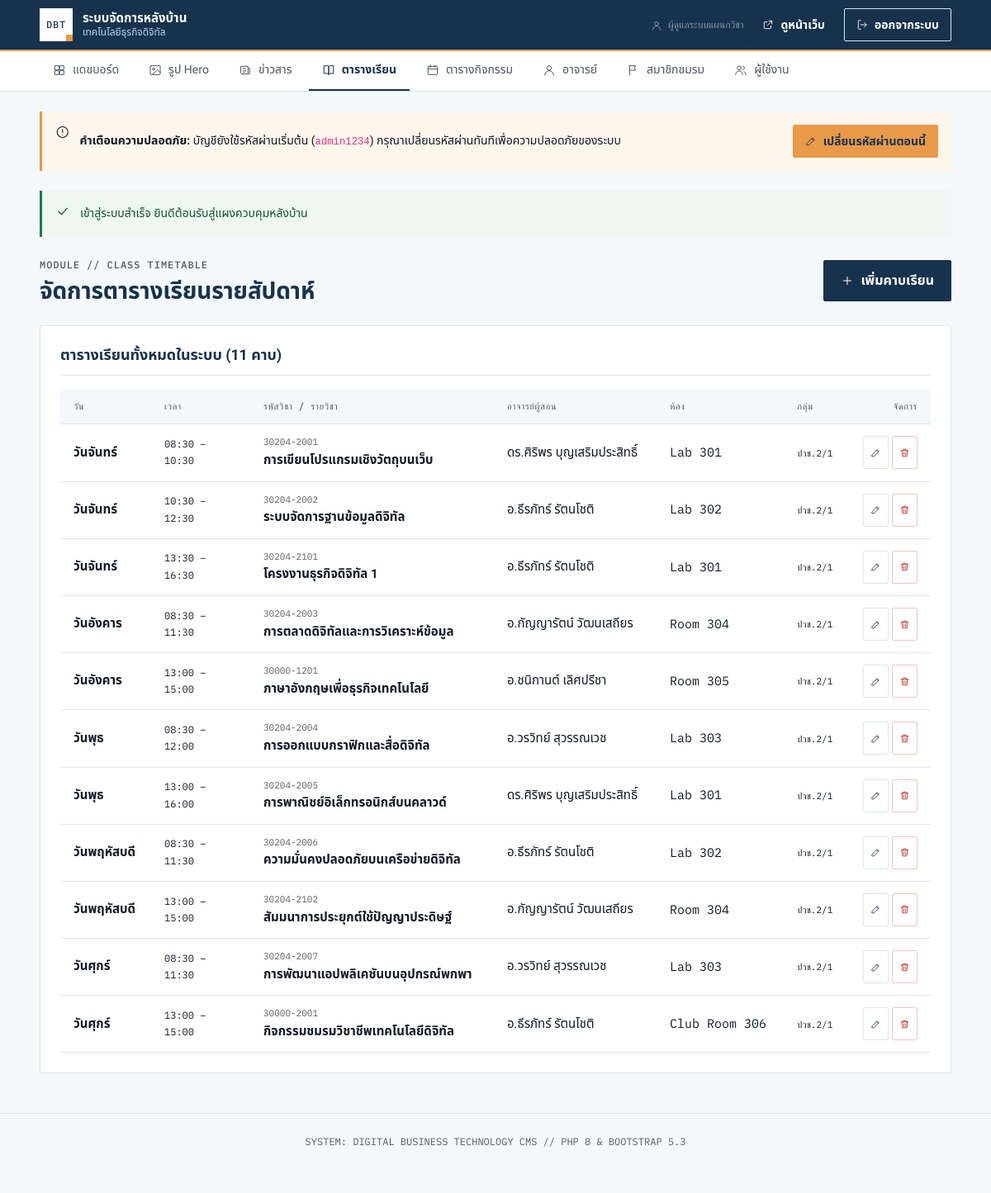
The page /admin/classes.php (signed in) on the database its author committed.
### tables this page shows
CREATE TABLE `users` (
  `id` INT AUTO_INCREMENT PRIMARY KEY,
  `username` VARCHAR(50) NOT NULL UNIQUE,
  `password_hash` VARCHAR(255) NOT NULL,
  `full_name` VARCHAR(100) NOT NULL,
  `role` VARCHAR(20) NOT NULL DEFAULT 'admin',
  `created_at` TIMESTAMP DEFAULT CURRENT_TIMESTAMP
);

CREATE TABLE `class_schedule` (
  `id` INT AUTO_INCREMENT PRIMARY KEY,
  `day_of_week` TINYINT NOT NULL COMMENT '1=จันทร์, 2=อังคาร, 3=พุธ, 4=พฤหัสบดี, 5=ศุกร์',
  `time_start` TIME NOT NULL,
  `time_end` TIME NOT NULL,
  `subject_code` VARCHAR(20) NOT NULL,
  `subject_name` VARCHAR(100) NOT NULL,
  `teacher_name` VARCHAR(100) NOT NULL,
  `room` VARCHAR(50) NOT NULL,
  `class_group` VARCHAR(50) NOT NULL DEFAULT 'ปวช.2/1',
  INDEX `idx_sched_day` (`day_of_week`)
);

### includes/db.php (called while the page is built, shortened)
<?php
function db(): PDO
{
    static $pdo = null;
    if ($pdo === null) {
        try {
            $pdo = new PDO(
                'mysql:host=' . DB_HOST . ';dbname=' . DB_NAME . ';charset=utf8mb4',
                DB_USER,
                DB_PASS,
                [
                    PDO::ATTR_ERRMODE            => PDO::ERRMODE_EXCEPTION,
                    PDO::ATTR_DEFAULT_FETCH_MODE => PDO::FETCH_ASSOC,
                    PDO::ATTR_EMULATE_PREPARES   => false,
                ]
            );
        } catch (PDOException $e) {
            http_response_code(500);
            exit('<p style="font-family:sans-serif;padding:2rem">เชื่อมต่อฐานข้อมูลไม่ได้ — ตรวจสอบค่าใน <code>includes/config.php</code> และนำเข้า <code>database/schema.sql</code></p>');
        }
    }
    return $pdo;
}
function execute_query(string $sql, array $params = []): PDOStatement
{
    $st = db()->prepare($sql);
    $st->execute($params);
    return $st;
}
function q(string $sql, array $params = []): PDOStatement
{
    return execute_query($sql, $params);
}

### includes/auth.php (called while the page is built, shortened)
<?php
require_once __DIR__ . '/helpers.php';
function current_user(): ?array
{
    static $user = false;
    if ($user === false) {
        $user = null;
        if (!empty($_SESSION['uid'])) {
            $user = q('SELECT id, username, full_name, role FROM users WHERE id = ?', [$_SESSION['uid']])->fetch() ?: null;
        }
    }
    return $user;
}
function require_login(): array
{
    $u = current_user();
    return $u;
}
function is_using_default_password(): bool
{
    $u = current_user();
    $row = q('SELECT password_hash FROM users WHERE id = ?', [$u['id']])->fetch();
    return $row && password_verify('admin1234', $row['password_hash']);
}

### admin/classes.php (the view, shortened to what this page needs)
<?php
$adminNav = 'classes';
require_once __DIR__ . '/../includes/admin-header.php';
$action = filter_input(INPUT_GET, 'action', FILTER_DEFAULT) ?: 'list';
$editItem = null;
$allSlots = q("
  SELECT * FROM class_schedule
  ORDER BY day_of_week ASC, time_start ASC
")->fetchAll();
?>
<div class="d-flex justify-content-between align-items-center mb-4">
  <div>
    <p class="eyebrow eyebrow-muted mb-1">MODULE // CLASS TIMETABLE</p>
    <h1 style="font-size: 1.75rem; margin: 0;">จัดการตารางเรียนรายสัปดาห์</h1>
  </div>
  <?php if ($action === 'list'): ?>
    <a href="<?= url('admin/classes.php?action=new') ?>" class="btn btn-navy">
      <?= icon('plus', 16) ?>
      <span>เพิ่มคาบเรียน</span>
    </a>
  <?php endif; ?>
</div>
<?php if ($action === 'new' || $action === 'edit'): ?>
  <!-- ====================================================================
       ADD / EDIT FORM
       ==================================================================== -->
  <div class="admin-card">
    <div class="admin-card-head">
      <h3><?= $action === 'edit' ? 'แก้ไขคาบเรียน #' . $editItem['id'] : 'เพิ่มคาบเรียนใหม่' ?></h3>
    </div>
    <form method="POST" action="<?= url('admin/classes.php') ?>">
      <?= csrf_field() ?>
      <input type="hidden" name="sub_action" value="save">
      <?php if ($editItem): ?>
        <input type="hidden" name="id" value="<?= $editItem['id'] ?>">
      <?php endif; ?>
      <div class="row g-3">
        <div class="col-12 col-md-4">
          <label for="day_of_week" class="form-label">วันในสัปดาห์ <span class="req">*</span></label>
          <select name="day_of_week" id="day_of_week" class="form-select" required>
            <?php for ($d = 1; $d <= 5; $d++): ?>
              <?php
              $selected = (int) ($_POST['day_of_week'] ?? $editItem['day_of_week'] ?? 1) === $d ? 'selected' : '';
              ?>
              <option value="<?= $d ?>" <?= $selected ?>>วัน<?= TH_DAYS[$d] ?></option>
            <?php endfor; ?>
          </select>
        </div>
        <div class="col-6 col-md-4">
          <label for="time_start" class="form-label">เวลาเริ่มเรียน <span class="req">*</span></label>
          <input type="time"
                 name="time_start"
                 id="time_start"
                 class="form-control mono"
                 value="<?= e($_POST['time_start'] ?? $editItem['time_start'] ?? '08:30') ?>"
                 required>
        </div>
        <div class="col-6 col-md-4">
          <label for="time_end" class="form-label">เวลาสิ้นสุด <span class="req">*</span></label>
          <input type="time"
                 name="time_end"
                 id="time_end"
                 class="form-control mono"
                 value="<?= e($_POST['time_end'] ?? $editItem['time_end'] ?? '10:30') ?>"
                 required>
        </div>
        <div class="col-12 col-md-4">
          <label for="subject_code" class="form-label">รหัสวิชา</label>
          <input type="text"
                 name="subject_code"
                 id="subject_code"
                 class="form-control mono"
                 placeholder="30204-2001"
                 value="<?= e($_POST['subject_code'] ?? $editItem['subject_code'] ?? '') ?>">
        </div>
        <div class="col-12 col-md-8">
          <label for="subject_name" class="form-label">ชื่อวิชา <span class="req">*</span></label>
          <input type="text"
                 name="subject_name"
                 id="subject_name"
                 class="form-control"
                 placeholder="การเขียนโปรแกรมเชิงวัตถุบนเว็บ"
                 value="<?= e($_POST['subject_name'] ?? $editItem['subject_name'] ?? '') ?>"
                 required>
        </div>
        <div class="col-12 col-md-4">
          <label for="teacher_name" class="form-label">อาจารย์ผู้สอน</label>
          <input type="text"
                 name="teacher_name"
                 id="teacher_name"
                 class="form-control"
                 placeholder="ดร.ศิริพร บุญเสริมประสิทธิ์"
                 value="<?= e($_POST['teacher_name'] ?? $editItem['teacher_name'] ?? '') ?>">
        </div>
        <div class="col-6 col-md-4">
          <label for="room" class="form-label">ห้องเรียน / ห้องปฏิบัติการ</label>
          <input type="text"
                 name="room"
                 id="room"
                 class="form-control"
                 placeholder="Lab 301"
                 value="<?= e($_POST['room'] ?? $editItem['room'] ?? '') ?>">
        </div>
        <div class="col-6 col-md-4">
          <label for="class_group" class="form-label">กลุ่มเรียน / ชั้นปี</label>
          <input type="text"
                 name="class_group"
                 id="class_group"
                 class="form-control"
                 placeholder="ปวช.2/1"
                 value="<?= e($_POST['class_group'] ?? $editItem['class_group'] ?? 'ปวช.2/1') ?>">
        </div>
      </div>
      <div class="mt-4 pt-3 border-top d-flex justify-content-end gap-2">
        <a href="<?= url('admin/classes.php') ?>" class="btn btn-line">ยกเลิก</a>
        <button type="submit" class="btn btn-navy">
          <?= icon('check', 16) ?>
          <span>บันทึกข้อมูล</span>
        </button>
      </div>
    </form>
  </div>
<?php else: ?>
  <div class="admin-card">
    <div class="admin-card-head">
      <h3>ตารางเรียนทั้งหมดในระบบ (<?= count($allSlots) ?> คาบ)</h3>
    </div>
    <div class="table-responsive">
      <table class="admin-table">
        <thead>
          <tr>
            <th style="width: 110px;">วัน</th>
            <th style="width: 120px;">เวลา</th>
            <th>รหัสวิชา / รายวิชา</th>
            <th>อาจารย์ผู้สอน</th>
            <th>ห้อง</th>
            <th>กลุ่ม</th>
            <th class="text-end" style="width: 100px;">จัดการ</th>
          </tr>
        </thead>
        <tbody>
          <?php if (empty($allSlots)): ?>
            <tr>
              <td colspan="7" class="text-center py-4 text-muted">ยังไม่มีคาบเรียนในตาราง</td>
            </tr>
          <?php else: ?>
            <?php foreach ($allSlots as $s): ?>
              <tr>
                <td>
                  <span class="fw-bold text-navy">วัน<?= TH_DAYS[$s['day_of_week']] ?? $s['day_of_week'] ?></span>
                </td>
                <td class="mono" style="font-size: 12px;">
                  <?= hm($s['time_start']) ?> – <?= hm($s['time_end']) ?>
                </td>
                <td>
                  <span class="mono text-muted d-block" style="font-size: 11px;"><?= e($s['subject_code']) ?></span>
                  <span class="fw-bold"><?= e($s['subject_name']) ?></span>
                </td>
                <td><?= e($s['teacher_name']) ?></td>
                <td><span class="mono"><?= e($s['room']) ?></span></td>
                <td><span class="mono" style="font-size: 11px;"><?= e($s['class_group']) ?></span></td>
                <td class="text-end">
                  <div class="d-inline-flex gap-1">
                    <a href="<?= url('admin/classes.php?action=edit&id=' . $s['id']) ?>" class="btn btn-sm btn-line py-1 px-2" title="แก้ไข">
                      <?= icon('pencil', 13) ?>
                    </a>
                    <form method="POST" action="<?= url('admin/classes.php') ?>" class="d-inline">
                      <button type="submit"
                              class="btn btn-sm btn-danger-line py-1 px-2"
                              title="ลบ"
                              data-confirm="ยืนยันการลบคาบเรียนนี้?">
                        <?= icon('trash', 13) ?>
                      </button>
                    </form>
                  </div>
                </td>
              </tr>
            <?php endforeach; ?>
          <?php endif; ?>
        </tbody>
      </table>
    </div>
  </div>
<?php endif; ?>
<?php require_once __DIR__ . '/../includes/admin-footer.php'; ?>

### includes/admin-header.php (shortened to what this page needs)
<?php
require_once __DIR__ . '/helpers.php';
require_once __DIR__ . '/auth.php';
require_login();
$currentUser = current_user();
$adminNav = $adminNav ?? '';
$flash = flash();
?>
<!DOCTYPE html>
<html lang="th">
<head>
  <link href="https://cdn.jsdelivr.net/npm/bootstrap@5.3.3/dist/css/bootstrap.min.css" rel="stylesheet">
  <link rel="stylesheet" href="<?= url('assets/css/site.css') ?>">
  <link rel="stylesheet" href="<?= url('assets/css/admin.css') ?>">
</head>
<body style="padding-bottom: 40px; background-color: var(--c-bg-alt);">
<header class="admin-header py-2">
  <div class="container-xl d-flex align-items-center justify-content-between">
    <div class="d-flex align-items-center gap-3">
      <a href="<?= url('admin/index.php') ?>" class="brand text-white text-decoration-none">
        <div class="brand-mark">DBT</div>
        <div class="brand-text">
          <span class="brand-name text-white">ระบบจัดการหลังบ้าน</span>
          <span class="brand-sub" style="color: var(--c-blue-300);"><?= e(SITE_NAME) ?></span>
        </div>
      </a>
    </div>
    <div class="d-flex align-items-center gap-2">
      <span class="text-white-50 d-none d-md-inline mono" style="font-size: 12px;">
        <?= icon('user', 14) ?> <?= e($currentUser['full_name'] ?? $currentUser['username'] ?? 'Admin') ?>
      </span>
      <a href="<?= url('index.php') ?>" class="btn btn-sm btn-navy" target="_blank" title="ดูหน้าเว็บจริง">
        <?= icon('external', 14) ?>
        <span class="d-none d-sm-inline">ดูหน้าเว็บ</span>
      </a>
      <a href="<?= url('logout.php') ?>" class="btn btn-sm btn-line text-white border-white-50" title="ออกจากระบบ">
        <?= icon('log-out', 14) ?>
        <span class="d-none d-sm-inline">ออกจากระบบ</span>
      </a>
    </div>
  </div>
</header>
<nav class="admin-nav-strip" aria-label="เมนูจัดการหลังบ้าน">
  <div class="container-xl">
    <ul>
      <li>
        <a href="<?= url('admin/index.php') ?>" <?= $adminNav === 'dashboard' ? 'aria-current="page"' : '' ?>>
          <?= icon('grid', 16) ?> แดชบอร์ด
        </a>
      </li>
      <li>
        <a href="<?= url('admin/hero.php') ?>" <?= $adminNav === 'hero' ? 'aria-current="page"' : '' ?>>
          <?= icon('image', 16) ?> รูป Hero
        </a>
      </li>
      <li>
        <a href="<?= url('admin/news.php') ?>" <?= $adminNav === 'news' ? 'aria-current="page"' : '' ?>>
          <?= icon('news', 16) ?> ข่าวสาร
        </a>
      </li>
      <li>
        <a href="<?= url('admin/classes.php') ?>" <?= $adminNav === 'classes' ? 'aria-current="page"' : '' ?>>
          <?= icon('book', 16) ?> ตารางเรียน
        </a>
      </li>
      <li>
        <a href="<?= url('admin/activities.php') ?>" <?= $adminNav === 'activities' ? 'aria-current="page"' : '' ?>>
          <?= icon('calendar', 16) ?> ตารางกิจกรรม
        </a>
      </li>
      <li>
        <a href="<?= url('admin/teachers.php') ?>" <?= $adminNav === 'teachers' ? 'aria-current="page"' : '' ?>>
          <?= icon('user', 16) ?> อาจารย์
        </a>
      </li>
      <li>
        <a href="<?= url('admin/club.php') ?>" <?= $adminNav === 'club' ? 'aria-current="page"' : '' ?>>
          <?= icon('flag', 16) ?> สมาชิกชมรม
        </a>
      </li>
      <?php if (($currentUser['role'] ?? '') === 'admin'): ?>
      <li>
        <a href="<?= url('admin/users.php') ?>" <?= $adminNav === 'users' ? 'aria-current="page"' : '' ?>>
          <?= icon('users', 16) ?> ผู้ใช้งาน
        </a>
      </li>
      <?php endif; ?>
    </ul>
  </div>
</nav>
<div class="container-xl pt-4">
  <?php if (is_using_default_password()): ?>
    <div class="alert-line mb-4" style="background-color: #FFF6EC; border-color: var(--c-accent); color: var(--c-accent-dark);" role="alert">
      <?= icon('alert', 18) ?>
      <div class="d-flex flex-wrap align-items-center justify-content-between gap-2 w-100">
        <div>
          <strong>คำเตือนความปลอดภัย:</strong> บัญชียังใช้รหัสผ่านเริ่มต้น (<code>admin1234</code>) กรุณาเปลี่ยนรหัสผ่านทันทีเพื่อความปลอดภัยของระบบ
        </div>
        <?php if (($currentUser['role'] ?? '') === 'admin'): ?>
          <a href="<?= url('admin/users.php?action=edit&id=' . (int) $currentUser['id']) ?>" class="btn btn-sm btn-accent" style="white-space: nowrap;">
            <?= icon('pencil', 14) ?> เปลี่ยนรหัสผ่านตอนนี้
          </a>
        <?php endif; ?>
      </div>
    </div>
  <?php endif; ?>
  <?php if ($flash): ?>
    <div class="alert-line <?= $flash['type'] === 'error' ? 'is-error' : '' ?> mb-4" role="alert">
      <?= icon($flash['type'] === 'error' ? 'alert' : 'check', 18) ?>
      <div><?= e($flash['msg']) ?></div>
    </div>
  <?php endif; ?>

### includes/helpers.php (shortened to what this page needs)
<?php
require_once __DIR__ . '/db.php';
function e($v): string
{
    return htmlspecialchars((string) $v, ENT_QUOTES, 'UTF-8');
}
function url(string $path = ''): string
{
    return BASE_URL . '/' . ltrim($path, '/');
}
function flash(?string $msg = null, string $type = 'success'): ?array
{
    $f = $_SESSION['flash'] ?? null;
    return $f;
}
function format_time_hm(?string $time): string
{
    return $time ? substr($time, 0, 5) : '';
}
function hm(?string $time): string
{
    return format_time_hm($time);
}
function icon(string $name, int $size = 20, string $class = ''): string
{
    $c = $class ? ' class="' . e($class) . '"' : '';
    return '<svg' . $c . ' width="' . $size . '" height="' . $size . '" viewBox="0 0 24 24" fill="none" stroke="currentColor" stroke-width="1.5" stroke-linecap="round" stroke-linejoin="round" aria-hidden="true" focusable="false">' . ($p[$name] ?? '') . '</svg>';
}

### rows shown on the page
users: full_name "ผู้ดูแลระบบแผนกวิชา"
class_schedule: day_of_week "จันทร์", time_start "08:30", time_end "10:30", subject_code "30204-2001", subject_name "การเขียนโปรแกรมเชิงวัตถุบนเว็บ", teacher_name "ดร.ศิริพร บุญเสริมประสิทธิ์", room "Lab 301", class_group "ปวช.2/1"
class_schedule: day_of_week "จันทร์", time_start "10:30", time_end "12:30", subject_code "30204-2002", subject_name "ระบบจัดการฐานข้อมูลดิจิทัล", teacher_name "อ.ธีรภัทร์ รัตนโชติ", room "Lab 302", class_group "ปวช.2/1"
class_schedule: day_of_week "จันทร์", time_start "13:30", time_end "16:30", subject_code "30204-2101", subject_name "โครงงานธุรกิจดิจิทัล 1", teacher_name "อ.ธีรภัทร์ รัตนโชติ", room "Lab 301", class_group "ปวช.2/1"
class_schedule: day_of_week "อังคาร", time_start "08:30", time_end "11:30", subject_code "30204-2003", subject_name "การตลาดดิจิทัลและการวิเคราะห์ข้อมูล", teacher_name "อ.กัญญารัตน์ วัฒนเสถียร", room "Room 304", class_group "ปวช.2/1"
class_schedule: day_of_week "อังคาร", time_start "13:00", time_end "15:00", subject_code "30000-1201", subject_name "ภาษาอังกฤษเพื่อธุรกิจเทคโนโลยี", teacher_name "อ.ชนิกานต์ เลิศปรีชา", room "Room 305", class_group "ปวช.2/1"
class_schedule: day_of_week "พุธ", time_start "08:30", time_end "12:00", subject_code "30204-2004", subject_name "การออกแบบกราฟิกและสื่อดิจิทัล", teacher_name "อ.วรวิทย์ สุวรรณเวช", room "Lab 303", class_group "ปวช.2/1"
class_schedule: day_of_week "พุธ", time_start "13:00", time_end "16:00", subject_code "30204-2005", subject_name "การพาณิชย์อิเล็กทรอนิกส์บนคลาวด์", teacher_name "ดร.ศิริพร บุญเสริมประสิทธิ์", room "Lab 301", class_group "ปวช.2/1"
class_schedule: day_of_week "พฤหัสบดี", time_start "08:30", time_end "11:30", subject_code "30204-2006", subject_name "ความมั่นคงปลอดภัยบนเครือข่ายดิจิทัล", teacher_name "อ.ธีรภัทร์ รัตนโชติ", room "Lab 302", class_group "ปวช.2/1"
class_schedule: day_of_week "พฤหัสบดี", time_start "13:00", time_end "15:00", subject_code "30204-2102", subject_name "สัมมนาการประยุกต์ใช้ปัญญาประดิษฐ์", teacher_name "อ.กัญญารัตน์ วัฒนเสถียร", room "Room 304", class_group "ปวช.2/1"
class_schedule: day_of_week "ศุกร์", time_start "08:30", time_end "11:30", subject_code "30204-2007", subject_name "การพัฒนาแอปพลิเคชันบนอุปกรณ์พกพา", teacher_name "อ.วรวิทย์ สุวรรณเวช", room "Lab 303", class_group "ปวช.2/1"
class_schedule: day_of_week "ศุกร์", time_start "13:00", time_end "15:00", subject_code "30000-2001", subject_name "กิจกรรมชมรมวิชาชีพเทคโนโลยีดิจิทัล", teacher_name "อ.ธีรภัทร์ รัตนโชติ", room "Club Room 306", class_group "ปวช.2/1"

### other values the page prints
SITE_NAME "เทคโนโลยีธุรกิจดิจิทัล"
$flash['msg'] "เข้าสู่ระบบสำเร็จ ยินดีต้อนรับสู่แผงควบคุมหลังบ้าน"
count($allSlots) "11"
